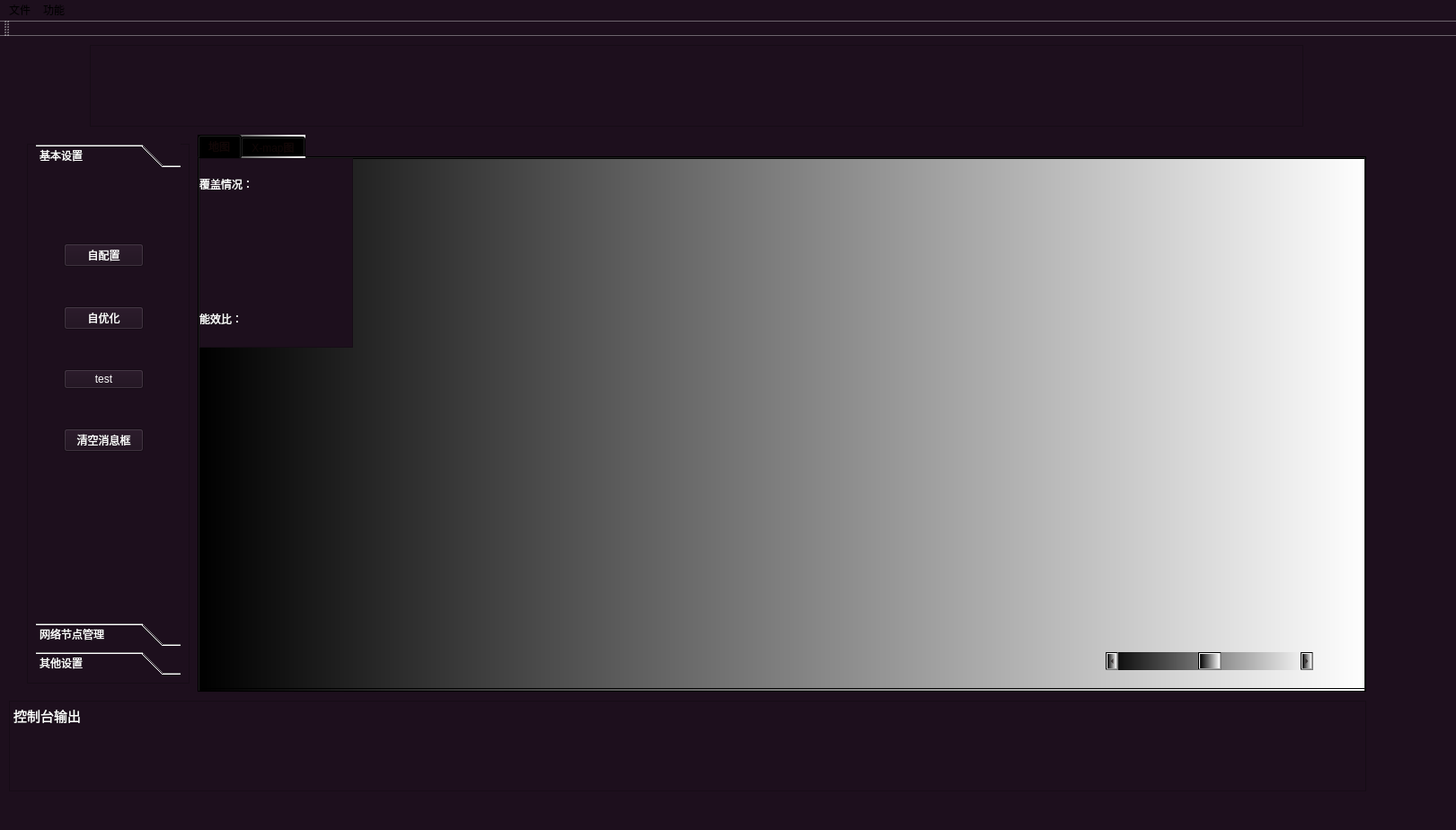
<?xml version="1.0" encoding="UTF-8"?>
<ui version="4.0">
 <class>MainWindow</class>
 <widget class="QMainWindow" name="MainWindow">
  <property name="geometry">
   <rect>
    <x>0</x>
    <y>0</y>
    <width>1621</width>
    <height>924</height>
   </rect>
  </property>
  <property name="windowTitle">
   <string>MainWindow</string>
  </property>
  <property name="styleSheet">
   <string notr="true">background-color: rgb(29, 15, 29);</string>
  </property>
  <widget class="QWidget" name="centralWidget">
   <widget class="QFrame" name="frame">
    <property name="geometry">
     <rect>
      <x>100</x>
      <y>10</y>
      <width>1351</width>
      <height>91</height>
     </rect>
    </property>
    <property name="styleSheet">
     <string notr="true">background-image: url(:/new/prefix1/background.jpg);</string>
    </property>
    <property name="frameShape">
     <enum>QFrame::StyledPanel</enum>
    </property>
    <property name="frameShadow">
     <enum>QFrame::Raised</enum>
    </property>
   </widget>
   <widget class="QTabWidget" name="tabWidget">
    <property name="geometry">
     <rect>
      <x>220</x>
      <y>110</y>
      <width>1301</width>
      <height>621</height>
     </rect>
    </property>
    <property name="baseSize">
     <size>
      <width>0</width>
      <height>0</height>
     </size>
    </property>
    <property name="toolTip">
     <string>&lt;html&gt;&lt;head/&gt;&lt;body&gt;&lt;p&gt;&lt;span style=&quot; font-size:14pt; font-weight:600;&quot;&gt;地图&lt;/span&gt;&lt;/p&gt;&lt;/body&gt;&lt;/html&gt;</string>
    </property>
    <property name="styleSheet">
     <string notr="true">background-color: qlineargradient(spread:pad, x1:0, y1:0, x2:1, y2:0, stop:0 rgba(0, 0, 0, 255), stop:1 rgba(255, 255, 255, 255));
gridline-color: rgb(236, 27, 27);
color: rgb(17, 7, 7);
selection-background-color: rgb(20, 20, 20);</string>
    </property>
    <property name="currentIndex">
     <number>0</number>
    </property>
    <widget class="QWidget" name="tab">
     <property name="maximumSize">
      <size>
       <width>16777215</width>
       <height>16777215</height>
      </size>
     </property>
     <property name="contextMenuPolicy">
      <enum>Qt::DefaultContextMenu</enum>
     </property>
     <attribute name="title">
      <string>地图</string>
     </attribute>
     <widget class="QFrame" name="frame_4">
      <property name="geometry">
       <rect>
        <x>0</x>
        <y>0</y>
        <width>171</width>
        <height>211</height>
       </rect>
      </property>
      <property name="styleSheet">
       <string notr="true">background-color: rgb(29, 15, 29);
color: rgb(255, 255, 255);</string>
      </property>
      <property name="frameShape">
       <enum>QFrame::StyledPanel</enum>
      </property>
      <property name="frameShadow">
       <enum>QFrame::Raised</enum>
      </property>
      <widget class="QLabel" name="label_3">
       <property name="geometry">
        <rect>
         <x>0</x>
         <y>20</y>
         <width>91</width>
         <height>17</height>
        </rect>
       </property>
       <property name="text">
        <string>覆盖情况：</string>
       </property>
      </widget>
      <widget class="QLabel" name="label_4">
       <property name="geometry">
        <rect>
         <x>0</x>
         <y>170</y>
         <width>67</width>
         <height>17</height>
        </rect>
       </property>
       <property name="text">
        <string>能效比：</string>
       </property>
      </widget>
     </widget>
     <widget class="QGraphicsView" name="graphicsView">
      <property name="geometry">
       <rect>
        <x>0</x>
        <y>0</y>
        <width>1301</width>
        <height>591</height>
       </rect>
      </property>
     </widget>
     <widget class="QScrollBar" name="horizontalScrollBar">
      <property name="geometry">
       <rect>
        <x>1009</x>
        <y>550</y>
        <width>231</width>
        <height>20</height>
       </rect>
      </property>
      <property name="maximum">
       <number>200</number>
      </property>
      <property name="singleStep">
       <number>0</number>
      </property>
      <property name="value">
       <number>100</number>
      </property>
      <property name="orientation">
       <enum>Qt::Horizontal</enum>
      </property>
     </widget>
     <zorder>graphicsView</zorder>
     <zorder>frame_4</zorder>
     <zorder>horizontalScrollBar</zorder>
    </widget>
    <widget class="QWidget" name="tab_4">
     <attribute name="title">
      <string>X-map图</string>
     </attribute>
     <widget class="QFrame" name="frame_2">
      <property name="geometry">
       <rect>
        <x>0</x>
        <y>0</y>
        <width>171</width>
        <height>211</height>
       </rect>
      </property>
      <property name="styleSheet">
       <string notr="true">background-color: rgb(128, 128, 128);</string>
      </property>
      <property name="frameShape">
       <enum>QFrame::StyledPanel</enum>
      </property>
      <property name="frameShadow">
       <enum>QFrame::Raised</enum>
      </property>
      <widget class="QLabel" name="label">
       <property name="geometry">
        <rect>
         <x>0</x>
         <y>20</y>
         <width>91</width>
         <height>17</height>
        </rect>
       </property>
       <property name="text">
        <string>覆盖情况：</string>
       </property>
      </widget>
      <widget class="QLabel" name="label_2">
       <property name="geometry">
        <rect>
         <x>0</x>
         <y>170</y>
         <width>67</width>
         <height>17</height>
        </rect>
       </property>
       <property name="text">
        <string>能效比：</string>
       </property>
      </widget>
     </widget>
    </widget>
   </widget>
   <widget class="QTextEdit" name="textEdit">
    <property name="geometry">
     <rect>
      <x>10</x>
      <y>740</y>
      <width>1511</width>
      <height>101</height>
     </rect>
    </property>
    <property name="styleSheet">
     <string notr="true">background-color: rgb(29, 15, 29);
color: rgb(255, 255, 255);</string>
    </property>
    <property name="html">
     <string>&lt;!DOCTYPE HTML PUBLIC &quot;-//W3C//DTD HTML 4.0//EN&quot; &quot;http://www.w3.org/TR/REC-html40/strict.dtd&quot;&gt;
&lt;html&gt;&lt;head&gt;&lt;meta name=&quot;qrichtext&quot; content=&quot;1&quot; /&gt;&lt;style type=&quot;text/css&quot;&gt;
p, li { white-space: pre-wrap; }
&lt;/style&gt;&lt;/head&gt;&lt;body style=&quot; font-family:'Ubuntu'; font-size:11pt; font-weight:400; font-style:normal;&quot;&gt;
&lt;p style=&quot; margin-top:0px; margin-bottom:0px; margin-left:0px; margin-right:0px; -qt-block-indent:0; text-indent:0px;&quot;&gt;控制台输出&lt;/p&gt;&lt;/body&gt;&lt;/html&gt;</string>
    </property>
   </widget>
   <widget class="QFrame" name="frame_3">
    <property name="geometry">
     <rect>
      <x>30</x>
      <y>120</y>
      <width>181</width>
      <height>601</height>
     </rect>
    </property>
    <property name="baseSize">
     <size>
      <width>0</width>
      <height>0</height>
     </size>
    </property>
    <property name="frameShape">
     <enum>QFrame::StyledPanel</enum>
    </property>
    <property name="frameShadow">
     <enum>QFrame::Raised</enum>
    </property>
    <widget class="QToolBox" name="toolBox">
     <property name="geometry">
      <rect>
       <x>10</x>
       <y>0</y>
       <width>161</width>
       <height>591</height>
      </rect>
     </property>
     <property name="styleSheet">
      <string notr="true">color: rgb(255, 255, 255);
border-color: rgb(255, 255, 255);</string>
     </property>
     <property name="currentIndex">
      <number>0</number>
     </property>
     <widget class="QWidget" name="page">
      <property name="geometry">
       <rect>
        <x>0</x>
        <y>0</y>
        <width>161</width>
        <height>489</height>
       </rect>
      </property>
      <attribute name="label">
       <string>基本设置</string>
      </attribute>
      <widget class="QWidget" name="layoutWidget">
       <property name="geometry">
        <rect>
         <x>20</x>
         <y>30</y>
         <width>111</width>
         <height>331</height>
        </rect>
       </property>
       <layout class="QVBoxLayout" name="verticalLayout">
        <item>
         <widget class="QPushButton" name="pushButton">
          <property name="styleSheet">
           <string notr="true">
font: 16pt &quot;Ubuntu&quot;;
</string>
          </property>
          <property name="text">
           <string>自配置</string>
          </property>
         </widget>
        </item>
        <item>
         <widget class="QPushButton" name="pushButton_2">
          <property name="styleSheet">
           <string notr="true">
font: 16pt &quot;Ubuntu&quot;;
</string>
          </property>
          <property name="text">
           <string>自优化</string>
          </property>
         </widget>
        </item>
        <item>
         <widget class="QPushButton" name="pushButton_3">
          <property name="text">
           <string>test</string>
          </property>
         </widget>
        </item>
        <item>
         <widget class="QPushButton" name="pushButton_6">
          <property name="text">
           <string>清空消息框</string>
          </property>
         </widget>
        </item>
       </layout>
      </widget>
     </widget>
     <widget class="QWidget" name="page_2">
      <property name="geometry">
       <rect>
        <x>0</x>
        <y>0</y>
        <width>161</width>
        <height>489</height>
       </rect>
      </property>
      <attribute name="label">
       <string>网络节点管理</string>
      </attribute>
      <widget class="QPushButton" name="pushButton_4">
       <property name="geometry">
        <rect>
         <x>30</x>
         <y>50</y>
         <width>89</width>
         <height>25</height>
        </rect>
       </property>
       <property name="text">
        <string>增量</string>
       </property>
      </widget>
      <widget class="QPushButton" name="pushButton_5">
       <property name="geometry">
        <rect>
         <x>30</x>
         <y>110</y>
         <width>89</width>
         <height>25</height>
        </rect>
       </property>
       <property name="text">
        <string>reset</string>
       </property>
      </widget>
     </widget>
     <widget class="QWidget" name="page_3">
      <property name="geometry">
       <rect>
        <x>0</x>
        <y>0</y>
        <width>161</width>
        <height>489</height>
       </rect>
      </property>
      <attribute name="label">
       <string>其他设置</string>
      </attribute>
     </widget>
    </widget>
   </widget>
  </widget>
  <widget class="QMenuBar" name="menuBar">
   <property name="geometry">
    <rect>
     <x>0</x>
     <y>0</y>
     <width>1621</width>
     <height>25</height>
    </rect>
   </property>
   <widget class="QMenu" name="menu">
    <property name="title">
     <string>功能</string>
    </property>
    <widget class="QMenu" name="menu_3">
     <property name="title">
      <string>自配置</string>
     </property>
     <addaction name="separator"/>
     <addaction name="action_8"/>
     <addaction name="action_9"/>
    </widget>
    <addaction name="menu_3"/>
    <addaction name="action_2"/>
    <addaction name="action_3"/>
    <addaction name="action_4"/>
   </widget>
   <widget class="QMenu" name="menu_2">
    <property name="title">
     <string>文件</string>
    </property>
    <addaction name="action_5"/>
    <addaction name="action_6"/>
   </widget>
   <addaction name="menu_2"/>
   <addaction name="menu"/>
  </widget>
  <widget class="QToolBar" name="mainToolBar">
   <attribute name="toolBarArea">
    <enum>TopToolBarArea</enum>
   </attribute>
   <attribute name="toolBarBreak">
    <bool>false</bool>
   </attribute>
  </widget>
  <widget class="QStatusBar" name="statusBar"/>
  <action name="action_2">
   <property name="text">
    <string>自优化</string>
   </property>
  </action>
  <action name="action_3">
   <property name="text">
    <string>负载均衡</string>
   </property>
  </action>
  <action name="action_4">
   <property name="text">
    <string>睡眠模式</string>
   </property>
  </action>
  <action name="action_5">
   <property name="text">
    <string>载入</string>
   </property>
  </action>
  <action name="action_6">
   <property name="text">
    <string>保存</string>
   </property>
  </action>
  <action name="action_8">
   <property name="text">
    <string>频率自配置</string>
   </property>
  </action>
  <action name="action_9">
   <property name="text">
    <string>功率自配置</string>
   </property>
  </action>
 </widget>
 <layoutdefault spacing="6" margin="11"/>
 <tabstops>
  <tabstop>pushButton</tabstop>
  <tabstop>tabWidget</tabstop>
  <tabstop>pushButton_2</tabstop>
  <tabstop>textEdit</tabstop>
 </tabstops>
 <resources/>
 <connections/>
</ui>
